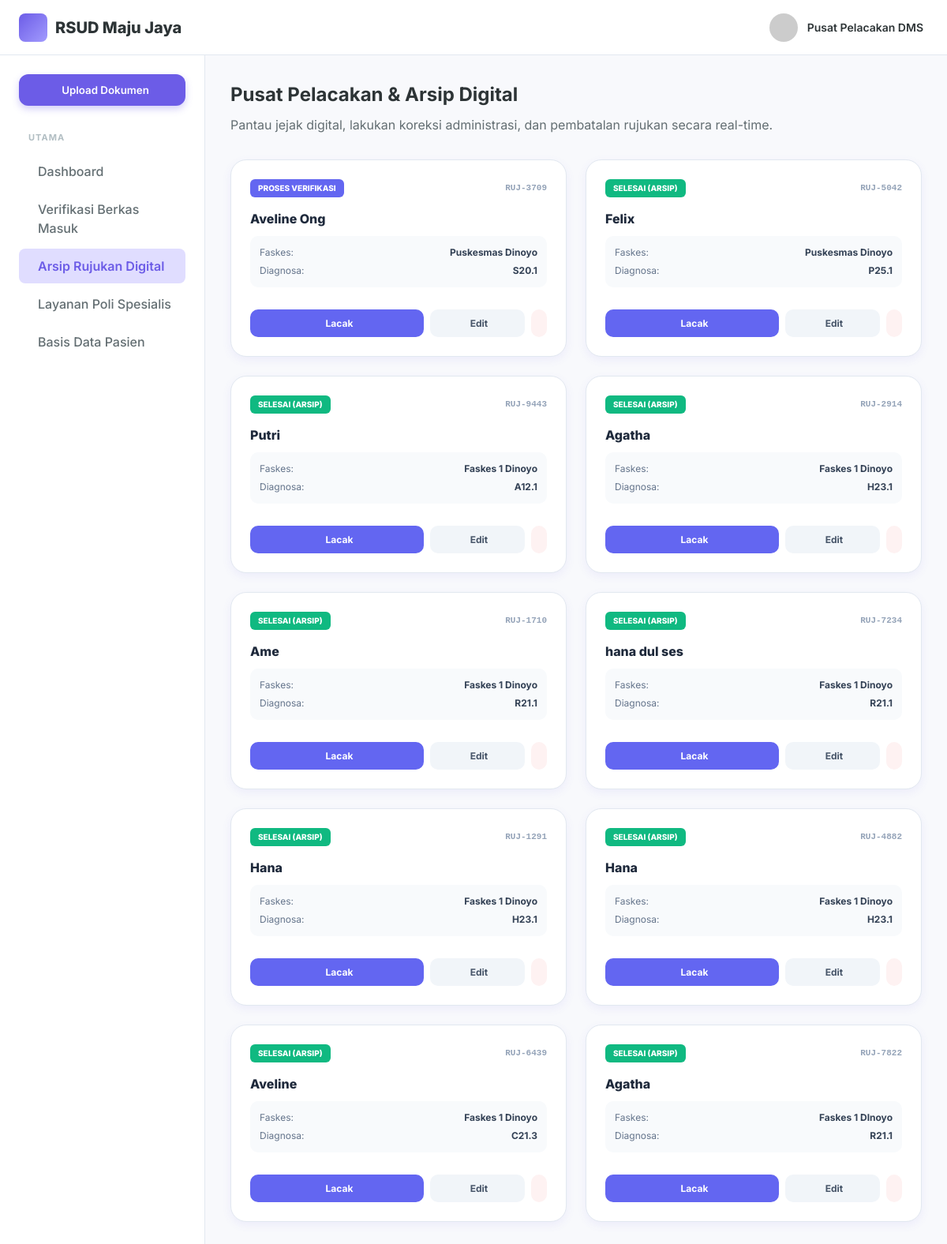
The page /referral_explorer.php on the database its author committed.
### tables this page shows
CREATE TABLE referrals (
        id INTEGER PRIMARY KEY AUTOINCREMENT,
        referral_id TEXT UNIQUE NOT NULL,
        patient_name TEXT NOT NULL,
        patient_wa TEXT,
        faskes_wa TEXT,
        category TEXT,
        origin_faskes TEXT,
        insurance_type TEXT,
        card_number TEXT,
        diagnosis_initial TEXT,
        icd10 TEXT,
        therapy_initial TEXT,
        spec_diagnosis TEXT,
        follow_up_plan TEXT,
        letter_date TEXT,
        expiry_date TEXT,
        received_date TEXT,
        replied_at DATETIME,
        status_flow TEXT DEFAULT 'ENTRY',
        created_at DATETIME DEFAULT CURRENT_TIMESTAMP
    , faskes_kab_kota TEXT, faskes_tingkat TEXT, target_poli TEXT, target_kota TEXT, patient_status_peserta TEXT, medical_notes TEXT, doctor_name TEXT, birth_date TEXT, gender TEXT, is_deleted INTEGER DEFAULT 0);

### config.php (called while the page is built, shortened)
<?php
$db_file = __DIR__ . '/dms_hospital.sqlite';
try {
    $pdo = new PDO("sqlite:" . $db_file);
    $pdo->setAttribute(PDO::ATTR_ERRMODE, PDO::ERRMODE_EXCEPTION);
    $pdo->setAttribute(PDO::ATTR_DEFAULT_FETCH_MODE, PDO::FETCH_ASSOC);
    class SQLiteCompatibilityLayer {
        private $pdo;
        public function __construct($pdo) {
            $this->pdo = $pdo;
        }
        public function query($sql) {
            try {
                $stmt = $this->pdo->query($sql);
                return new SQLiteResultWrapper($stmt);
            } catch (PDOException $e) {
                die("Database Error: " . $e->getMessage() . " (SQL: $sql)");
            }
        }
    }
    class SQLiteResultWrapper {
        private $data = [];
        private $index = 0;
        public function __construct($stmt) {
            $this->stmt = $stmt;
            if ($stmt) {
                $all = $this->stmt->fetchAll();
                $this->num_rows = count($all);
                $this->data = $all;
                $this->index = 0;
            }
        }
        public function fetch_assoc() {
            if (isset($this->data[$this->index])) {
                return $this->data[$this->index++];
            }
            return null;
        }
        public function data_seek($n) {
            $this->index = $n;
        }
    }
    $conn = new SQLiteCompatibilityLayer($pdo);
} catch (PDOException $e) {
    die("Koneksi SQLite Gagal: " . $e->getMessage());
}

### referral_explorer.php (the view, shortened to what this page needs)
<?php
require_once 'config.php';
$sql_docs = "SELECT * FROM referrals WHERE is_deleted = 0 ORDER BY created_at DESC";
$result = $conn->query($sql_docs);
if ($result->num_rows > 0) {
    $result->data_seek(0);
}
?>
<!DOCTYPE html>
<html lang="id">
<head>
    <link rel="stylesheet" href="styles.css">
</head>
<body>
    <div class="app-container">
        <header class="navbar">
            <div class="navbar-left">
                <div class="logo">
                    <div class="logo-icon"><i class="ph ph-hospital"></i></div>
                    <span style="font-weight: 800;">RSUD Maju Jaya</span>
                </div>
            </div>
            <div class="navbar-right">
                <div class="user-profile">
                    <img src="https://ui-avatars.com/api/?name=Arsiparis&background=6C5CE7&color=fff&rounded=true">
                    <div class="user-info"><span class="user-name">Pusat Pelacakan DMS</span></div>
                </div>
            </div>
        </header>
        <div class="main-layout">
            <aside class="sidebar">
                <div class="sidebar-content">
                    <button class="new-doc-btn" onclick="window.location.href='referral_registration.php'"><i class="ph ph-plus"></i><span>Upload Dokumen</span></button>
                    <nav class="sidebar-menu">
                        <div class="menu-group">
                            <h3 class="menu-title">Utama</h3>
                            <ul>
                                <li><a href="referral_dashboard.php"><i class="ph ph-squares-four"></i><span>Dashboard</span></a></li>
                                <li><a href="referral_verification.php"><i class="ph ph-check-square-offset"></i><span>Verifikasi Berkas Masuk</span></a></li>
                                <li class="active"><a href="referral_explorer.php"><i class="ph ph-files"></i><span>Arsip Rujukan Digital</span></a></li>
                                <li><a href="referral_specialist.php"><i class="ph ph-stethoscope"></i><span>Layanan Poli Spesialis</span></a></li>
                                <li><a href="referral_patients.php"><i class="ph ph-users"></i><span>Basis Data Pasien</span></a></li>
                            </ul>
                        </div>
                    </nav>
                </div>
            </aside>
            <main class="content-area">
                <h1 class="page-title">Pusat Pelacakan & Arsip Digital</h1>
                <p class="page-description">Pantau jejak digital, lakukan koreksi administrasi, dan pembatalan rujukan secara real-time.</p>
                <div style="display: grid; grid-template-columns: repeat(auto-fill, minmax(320px, 1fr)); gap: 24px; margin-top: 32px;">
                    <?php if ($result->num_rows > 0): ?>
                        <?php while($row = $result->fetch_assoc()):
                            $status = $row['status_flow'];
                            $badge_color = ($status == 'REPLIED') ? '#10b981' : (($status == 'VERIFY') ? '#f59e0b' : '#6366f1');
                            $status_text = ($status == 'REPLIED') ? 'SELESAI (ARSIP)' : (($status == 'VERIFY') ? 'DI POLI SPESIALIS' : 'PROSES VERIFIKASI');
                        ?>
                            <div class="card" style="padding: 24px; border-radius: 20px; display: flex; flex-direction: column; justify-content: space-between; min-height: 250px;">
                                <div>
                                    <div style="display: flex; justify-content: space-between; align-items: center; margin-bottom: 15px;">
                                        <span style="font-size: 10px; font-weight: 800; color: white; background: <?= $badge_color ?>; padding: 4px 10px; border-radius: 6px;"><?= $status_text ?></span>
                                        <span style="font-size: 11px; color: #94a3b8; font-family: monospace; font-weight: 700;"><?= $row['referral_id'] ?></span>
                                    </div>
                                    <h3 style="font-weight: 800; font-size: 16px; margin-bottom: 4px; color: #1e293b;"><?= $row['patient_name'] ?></h3>
                                    <div style="background: #f8fafc; padding: 12px; border-radius: 10px; font-size: 12px; margin-bottom: 20px; margin-top: 10px;">
                                        <div style="display: flex; justify-content: space-between; margin-bottom: 5px;">
                                            <span style="color: #64748b;">Faskes:</span>
                                            <span style="font-weight: 700; color: #334155;"><?= $row['origin_faskes'] ?></span>
                                        </div>
                                        <div style="display: flex; justify-content: space-between;">
                                            <span style="color: #64748b;">Diagnosa:</span>
                                            <span style="font-weight: 700; color: #334155;"><?= $row['icd10'] ?></span>
                                        </div>
                                    </div>
                                </div>
                                <div style="display: flex; gap: 8px;">
                                    <button onclick="traceDocument('<?= $row['referral_id'] ?>', '<?= $row['patient_name'] ?>')" style="flex: 2; padding: 10px; background: #6366f1; color: white; border: none; border-radius: 10px; font-weight: 700; cursor: pointer; display: flex; align-items: center; justify-content: center; gap: 6px; font-size: 12px;">
                                        <i class="ph ph-magnifying-glass"></i> Lacak
                                    </button>
                                    <button onclick="openEditModal('<?= $row['referral_id'] ?>')" style="flex: 1; padding: 10px; background: #f1f5f9; color: #475569; border: none; border-radius: 10px; font-weight: 700; cursor: pointer; display: flex; align-items: center; justify-content: center; gap: 4px; font-size: 12px;" title="Koreksi Data Rujukan">
                                        <i class="ph ph-pencil-simple"></i> Edit
                                    </button>
                                    <a href="referral_explorer.php?delete_id=<?= $row['referral_id'] ?>" onclick="return confirm('Apakah Anda yakin ingin membatalkan rujukan ini? Pembatalan akan dicatat ke dalam audit trail.')" style="padding: 10px; background: #fef2f2; color: #ef4444; border: none; border-radius: 10px; font-weight: 700; display: flex; align-items: center; justify-content: center; text-decoration: none;" title="Batalkan Rujukan">
                                    </a>
                                </div>
                            </div>
                        <?php endwhile; ?>
                    <?php else: ?>
                        <div style="grid-column: 1 / -1; text-align: center; padding: 60px; color: #cbd5e1; font-weight: 500;">Belum ada arsip rujukan terdaftar.</div>
                    <?php endif; ?>
                </div>
            </main>
        </div>
    </div>
</body>
</html>

### styles.css (style rules this page uses)
:root { --primary: #6C5CE7; --primary-hover: #5A4BDE; --secondary: #A29BFE; --secondary-light: #E0DDFF; --bg-color: #F8F9FC; --card-bg: #FFFFFF; --text-main: #2D3436; --text-muted: #636E72; --text-light: #B2BEC3; --border-color: #E2E8F0; --shadow-sm: 0 1px 2px rgba(0,0,0,0.05); --shadow-md: 0 4px 12px rgba(108, 92, 231, 0.08); --shadow-lg: 0 10px 25px rgba(108, 92, 231, 0.12); --radius: 12px; --sidebar-width: 260px; --navbar-height: 70px; --transition: all 0.3s cubic-bezier(0.25, 0.8, 0.25, 1); }
* { margin: 0; padding: 0; box-sizing: border-box; }
body { font-family: 'Inter', sans-serif; background-color: var(--bg-color); color: var(--text-main); line-height: 1.5; overflow-x: hidden; }
ul { list-style: none; }
a { text-decoration: none; color: inherit; }
button { cursor: pointer; border: none; background: none; font-family: inherit; }
.app-container { display: flex; flex-direction: column; min-height: 100vh; }
.main-layout { display: flex; flex: 1; margin-top: var(--navbar-height); }
.navbar { position: fixed; top: 0; left: 0; width: 100%; height: var(--navbar-height); background-color: var(--card-bg); border-bottom: 1px solid var(--border-color); display: flex; align-items: center; justify-content: space-between; padding: 0 24px; z-index: 50; }
.navbar-left { display: flex; align-items: center; gap: 16px; width: var(--sidebar-width); }
.logo { display: flex; align-items: center; gap: 10px; font-weight: 700; font-size: 20px; color: var(--text-main); }
.logo-icon { background: linear-gradient(135deg, var(--primary), var(--secondary)); color: white; width: 36px; height: 36px; border-radius: 8px; display: flex; align-items: center; justify-content: center; font-size: 20px; }
.navbar-right { display: flex; align-items: center; gap: 20px; }
.user-profile { display: flex; align-items: center; gap: 12px; cursor: pointer; padding: 6px; border-radius: var(--radius); transition: var(--transition); }
.user-profile img { width: 36px; height: 36px; border-radius: 50%; object-fit: cover; }
.user-info { display: flex; flex-direction: column; }
.user-name { font-weight: 600; font-size: 14px; }
.sidebar { width: var(--sidebar-width); background-color: var(--card-bg); border-right: 1px solid var(--border-color); height: calc(100vh - var(--navbar-height)); position: fixed; top: var(--navbar-height); left: 0; transition: var(--transition); z-index: 40; }
.sidebar-content { padding: 24px; height: 100%; overflow-y: auto; }
.new-doc-btn { width: 100%; background-color: var(--primary); color: white; padding: 12px; border-radius: var(--radius); display: flex; align-items: center; justify-content: center; gap: 8px; font-weight: 600; margin-bottom: 32px; transition: var(--transition); box-shadow: 0 4px 10px rgba(108, 92, 231, 0.3); }
.menu-group { margin-bottom: 24px; }
.menu-title { font-size: 11px; text-transform: uppercase; letter-spacing: 1px; color: var(--text-light); margin-bottom: 12px; padding-left: 12px; }
.sidebar-menu ul li { margin-bottom: 4px; }
.sidebar-menu ul li a { display: flex; align-items: center; gap: 12px; padding: 10px 12px; border-radius: 8px; color: var(--text-muted); font-weight: 500; transition: var(--transition); }
.sidebar-menu ul li.active a { background-color: var(--secondary-light); color: var(--primary); font-weight: 600; }
.content-area { margin-left: var(--sidebar-width); padding: 32px; width: calc(100% - var(--sidebar-width)); transition: var(--transition); }
.page-title { font-size: 24px; font-weight: 700; margin-bottom: 8px; }
.page-description { color: var(--text-muted); }
.card { background-color: var(--card-bg); border-radius: var(--radius); box-shadow: var(--shadow-md); border: 1px solid var(--border-color); padding: 24px; }

### rows shown on the page
referrals: status_flow "PROSES VERIFIKASI", referral "RUJ-3709", patient_name "Aveline Ong", origin_faskes "Puskesmas Dinoyo", icd10 "S20.1"
referrals: status_flow "SELESAI (ARSIP)", referral "RUJ-5042", patient_name "Felix", origin_faskes "Puskesmas Dinoyo", icd10 "P25.1"
referrals: status_flow "SELESAI (ARSIP)", referral "RUJ-9443", patient_name "Putri", origin_faskes "Faskes 1 Dinoyo", icd10 "A12.1"
referrals: status_flow "SELESAI (ARSIP)", referral "RUJ-2914", patient_name "Agatha", origin_faskes "Faskes 1 Dinoyo", icd10 "H23.1"
referrals: status_flow "SELESAI (ARSIP)", referral "RUJ-1710", patient_name "Ame", origin_faskes "Faskes 1 Dinoyo", icd10 "R21.1"
referrals: status_flow "SELESAI (ARSIP)", referral "RUJ-7234", patient_name "hana dul ses", origin_faskes "Faskes 1 Dinoyo", icd10 "R21.1"
referrals: status_flow "SELESAI (ARSIP)", referral "RUJ-1291", patient_name "Hana", origin_faskes "Faskes 1 Dinoyo", icd10 "H23.1"
referrals: status_flow "SELESAI (ARSIP)", referral "RUJ-4882", patient_name "Hana", origin_faskes "Faskes 1 Dinoyo", icd10 "H23.1"
referrals: status_flow "SELESAI (ARSIP)", referral "RUJ-6439", patient_name "Aveline", origin_faskes "Faskes 1 Dinoyo", icd10 "C21.3"
referrals: status_flow "SELESAI (ARSIP)", referral "RUJ-7822", patient_name "Agatha", origin_faskes "Faskes 1 DInoyo", icd10 "R21.1"
